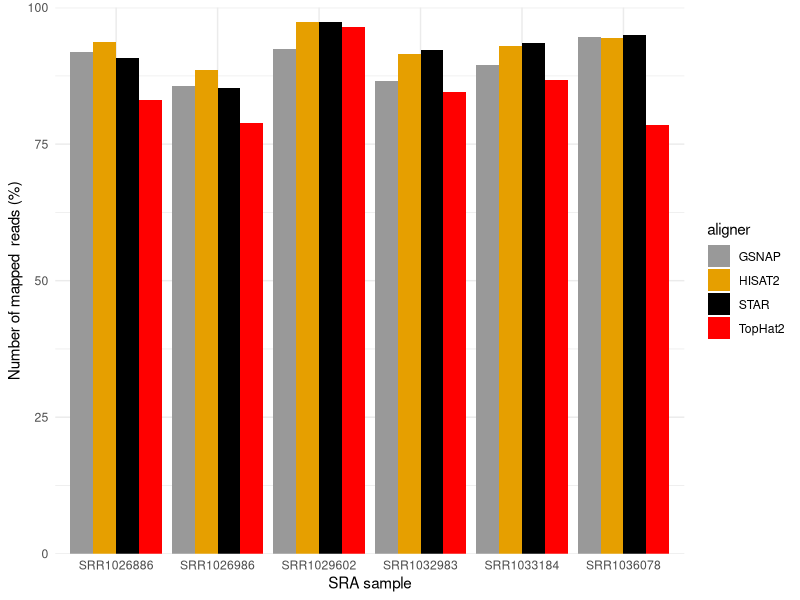

This chart was generated by the following R code:
#!/usr/bin/env Rscript

library(ggplot2)
library(reshape2)
data=read.csv("mapped_reads_SRA.csv")
data.m <- melt(data, id.vars='aligner')

pdf("mapped_reads_SRA.pdf",width=10,height=4)

ggplot(data, aes(sample, prc_mapped))+geom_bar(aes(fill = aligner), position = "dodge", stat="identity") +scale_fill_manual(values=c("#999999", "#E69F00","black","red","white"))+theme_minimal()+labs(y = "Number of mapped  reads (%)")+labs(x = "SRA sample") +scale_y_continuous(expand = c(0,0),limits = c(0,100))

dev.off()


